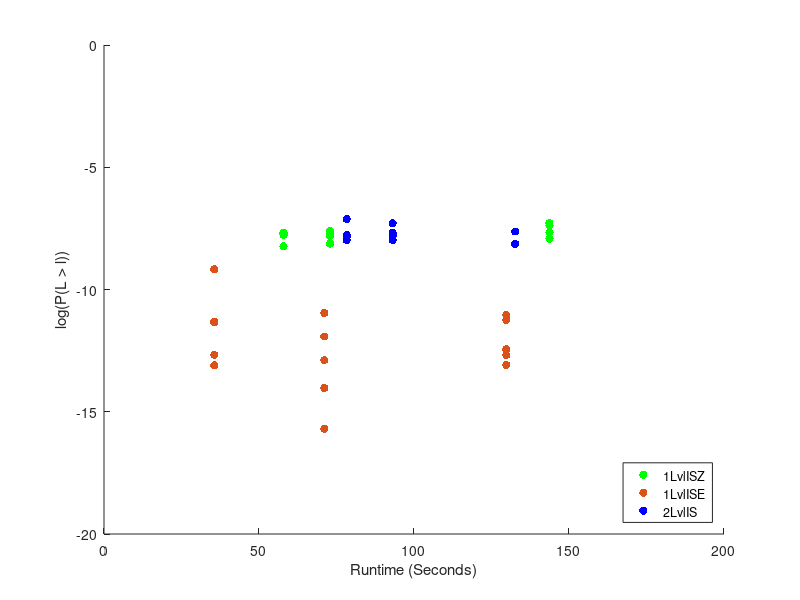

This figure's MATLAB source:
hold on

xMin = 0;
xMax = 200;
trueAns =  0.0;
yMin = -20;
yMax = 0;
X = 1:xMax;

TwoLvlMCX = [29.2969,29.2969,29.2969,29.2969,29.2969,...
    65.625,65.625,65.625,65.625,65.625,...
    131.375,131.375,131.375,131.375,131.375,...
             ];
        
TwoLvlMCY = [0, 0, 0, 0, 0,...
             0, 0, 0, 0, 0,...
             0, 0, 0, 0, 0,...
            ];
        
TwoLvlMCYMean = arrayfun(@(i) mean(TwoLvlMCY((5*i-4):(5*i))), 1:(length(TwoLvlMCY)/5));

OneLvlISX = [57.9063,57.9063,57.9063,57.9063,57.9063,...
    72.9063,72.9063,72.9063,72.9063,72.9063,...
    143.7031,143.7031,143.7031,143.7031,143.7031,...
            ];
        
OneLvlISY = [0.000000019404951830724404828902707035622, 0.000000021314448282754075453039350074996, 0.000000017980585506221360278167187957653, 0.0000000058755487773910876362929547108305, 0.000000017007699315246759409494495696863,...
             0.000000018295464192979167353032452728728, 0.000000007567257229635944216821723652764, 0.000000024762194276545268298131191510997, 0.000000015544032864418556941198676975974, 0,...
             0, 0.000000012033797104558769637000757181649, 0.000000041260154204150348676814481340552, 0.000000052541831705337249763376733903766, 0.000000021230773966422486439297712102446,...
            ];

OneLvlISYMean = arrayfun(@(i) mean(OneLvlISY((5*i-4):(5*i))), 1:(length(OneLvlISY)/5));

TwoLvlISX = [93.125,93.125,93.125,93.125,93.125,...
78.3125,78.3125,78.3125,78.3125,78.3125,...
132.625,132.625,132.625,132.625,132.625,...
];
        
TwoLvlISY = [0.000000010614931663758536463138963711408, 0.000000050730420949784343417300402434914, 0.000000020830225117096336849213425684683, 0.000000016505471000352242440540332301877, 0.00000001524228625358940917724005542546,...
 0.000000010576514244725435695650645276118, 0.000000075470405316701966363955101421007, 0.000000013829519686185757381608899061875, 0.000000016861523049765788816884627579311, 0,...         
 0.000000023491751778550203990595179686339, 0.0000000073358446927130247937446956704114, 0, 0, 0
 ];

TwoLvlISYMean = arrayfun(@(i) mean(TwoLvlISY((5*i-4):(5*i))), 1:(length(TwoLvlISY)/5));

OneLvlISEX = [35.5625,35.5625,35.5625,35.5625,35.5625,...
    71.0625,71.0625,71.0625,71.0625,71.0625,...
    129.75,129.75,129.75,129.75,129.75,...
            ];
        
OneLvlISEY = [0.00000000066965976952286107847965141673819, 0.0000000000049154947568133255564209191694635, 0.0000000000045710349543574055028621445755263, 0.00000000000021313626655786137082746420876056, 0.000000000000078249711005275285863451673032944,...
0.00000000001092548967534307754387371346696, 0.000000000000009357739411067211055514838623126, 0.0000000000000002030786068881465078730164711974, 0.0000000000011971152898493720256000552839231, 0.00000000000012923584861511693176231157296996,...
 0.00000000000036210882767535376623730637769372, 0.0000000000057264547748607610567419683337835, 0.000000000000082399507455929658953113768544923, 0.0000000000090346934085617701807246710919645, 0.00000000000020765880134369922757406870466882,...
            ];

OneLvlISEYMean = arrayfun(@(i) mean(OneLvlISEY((5*i-4):(5*i))), 1:(length(OneLvlISEY)/5));

% GISX = [56.0781,56.0781,56.0781,56.0781,56.0781,...
%     103.4219,103.4219,103.4219,103.4219,103.4219,...
%     188.6094,188.6094,188.6094,188.6094,188.6094,...
%             ];
%         
% GISY = [0.000001199903178117510394495360583067, 0.0000017010544891424598048129982960641, 0.000002752552118940673995812606217326, 0.0000014126357519591356610880010513664, 0.0000014929340874358901602287318099993,...
%     0.0000018234220792496425558512889580909, 0.000020796847993627905112337325710392, 0.0000025829279261983926413231375113222, 0.0000064907620294544179063663848217036, 0.0000013670754491508258547064359050838,...
%     0.0000032867955240384636467361988143576, 0.000013630972669675664926463784509814, 0.0000024877420610813599755831854176691, 0.0000031353984209461068613001861332679, 0.0000015527875987628144648620715645437,...
%             ];
% 
% GISYMean = arrayfun(@(i) mean(GISY((5*i-4):(5*i))), 1:(length(GISY)/5));

%s1 = scatter(TwoLvlMCX,log(TwoLvlMCY),'r', 'filled');
s2 = scatter(OneLvlISX,log10(OneLvlISY),'g', 'filled');
s4 = scatter(OneLvlISEX,log10(OneLvlISEY),'black', 'filled');
s3 = scatter(TwoLvlISX,log10(TwoLvlISY),'b', 'filled');
% s5 = scatter(GISX,log(GISY),'y', 'filled');

% r1 = refline(0,trueAns);
% r1.Color = 'r';
% r1.LineStyle = '--';

% legend('1LvlISZ','1LvlISE','2LvlIS','GlassermanIS','location','southeast');
legend('1LvlISZ','1LvlISE','2LvlIS','location','southeast');
xlabel('Runtime (Seconds)');
ylabel('log(P(L > l))');
axis([xMin,xMax,yMin,yMax]);

hold off
